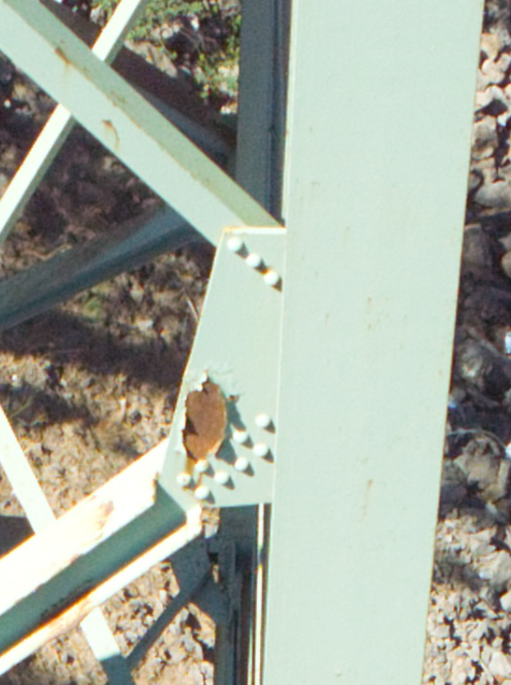
#> input picture py_scripts_docs/2.PNG, 511 x 685 px
$ python Hough_Transform.py
#> lines starting #> are read from the running program, lines starting #| are printed output that depends on the picture; after the words box and inside, x2 and y2 are one past the last pixel; in counts of white or black regions, pixels touching at a corner belong together
# -*- coding: utf-8 -*-
"""
Created on Thu Mar  2 15:23:08 2023

@author: kenneyke
"""

import numpy as np
import tkinter as tk
from tkinter import filedialog
import cv2

# Load the image
root = tk.Tk()
IMAGE = filedialog.askopenfilename(title="Select Data")
#> the answer given: 2.PNG
root.withdraw()

img = cv2.imread(IMAGE)
#> img is the input picture: shape (685, 511, 3); mean B, G, R 158.4, 171.1, 164.7

# Convert the image to grayscale
gray = cv2.cvtColor(img,cv2.COLOR_BGR2GRAY)

# Apply edge detection using Canny
edges = cv2.Canny(gray,50,150,apertureSize = 3)
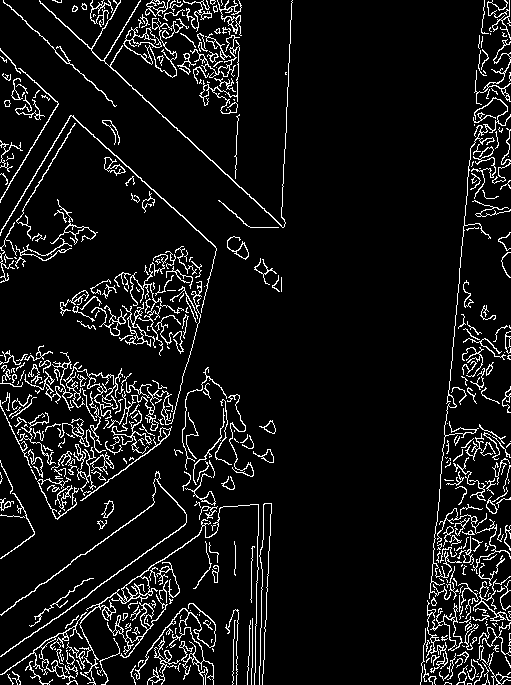
#> edges: shape (685, 511); 7.9% white in thin lines or dots

# Apply Hough Transform to detect lines in the image
lines = cv2.HoughLines(edges,1,np.pi/180,200)
#> lines = [[481, 0.0873], [-27, 2.32]]

# Iterate through the lines detected by Hough Transform
for line in lines:
    rho,theta = line[0]
    a = np.cos(theta)
    b = np.sin(theta)
    x0 = a*rho
    y0 = b*rho
    x1 = int(x0 + 1000*(-b))
    y1 = int(y0 + 1000*(a))
    x2 = int(x0 - 1000*(-b))
    y2 = int(y0 - 1000*(a))
    # Draw the line on the image
    cv2.line(img,(x1,y1),(x2,y2),(0,0,255),2)
#> this loop made 2 passes
#> (rho, theta, a, b, x0, y0, x1, y1) on passes 1 to 2: (481, 0.0873, 0.996, 0.0872, 479.2, 41.92, 392, 1038), (-27, 2.32, -0.682, 0.731, 18.41, -19.75, -712, -701)
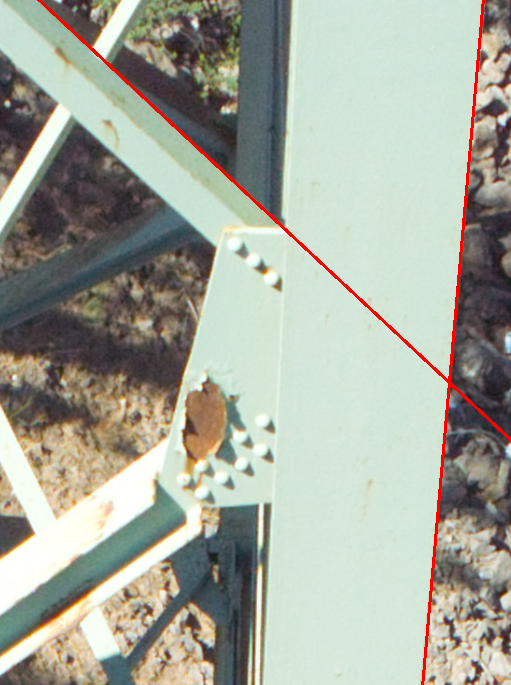
#> img: shape (685, 511, 3); 1.17% of pixels changed, all inside (x1, y1, x2, y2) = (37, 0, 511, 685)

# Display the image with detected lines
cv2.imshow('Image with detected lines', img)
cv2.waitKey(0)

# Apply probabilistic Hough Transform to detect lines in the image
lines_p = cv2.HoughLinesP(edges,1,np.pi/180,100,minLineLength=100,maxLineGap=10)
#> lines_p = 23 rows, first 6: [446, 420, 470, 148], [39, 1, 210, 160], [28, 637, 185, 523], [71, 115, 186, 219], [110, 66, 283, 227], [281, 217, 290, 34]

# Iterate through the lines detected by probabilistic Hough Transform
for line in lines_p:
    x1,y1,x2,y2 = line[0]
    # Draw the line on the image
    cv2.line(img,(x1,y1),(x2,y2),(0,255,0),2)
#> this loop made 23 passes
#> (x1, y1, x2, y2) on passes 1 to 12: (446, 420, 470, 148), (39, 1, 210, 160), (28, 637, 185, 523), (71, 115, 186, 219), (110, 66, 283, 227), (281, 217, 290, 34), (427, 630, 449, 381), (0, 233, 70, 116), (56, 518, 160, 443), (221, 112, 240, 3), (70, 115, 215, 246), (456, 562, 468, 429)
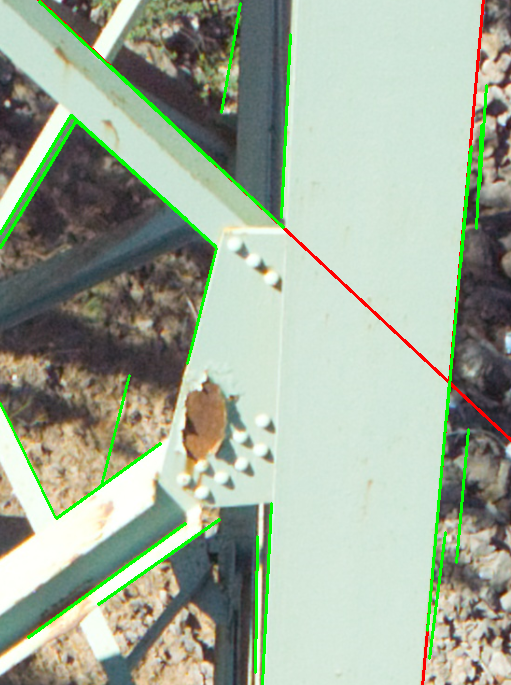
#> img: shape (685, 511, 3); 2.89% of pixels changed, all inside (x1, y1, x2, y2) = (0, 0, 488, 685)

# Display the image with detected lines
cv2.imshow('Image with detected lines', img)
cv2.waitKey(0)

# Convert the image back to grayscale
gray = cv2.cvtColor(img,cv2.COLOR_BGR2GRAY)
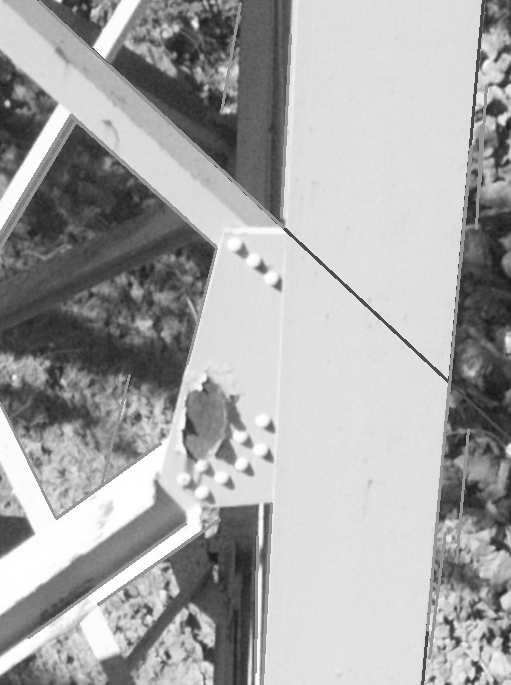
#> gray: shape (685, 511); min 24, max 255, mean 167

# Apply thresholding to segment the object from the background
_, thresh = cv2.threshold(gray,0,255,cv2.THRESH_BINARY+cv2.THRESH_OTSU)
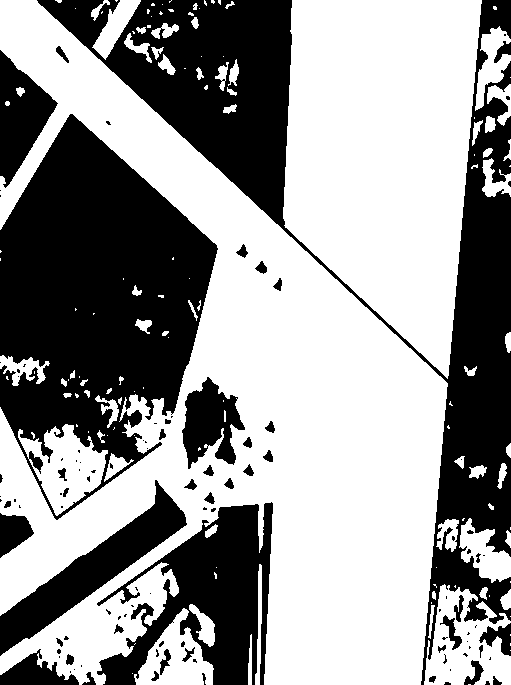
#> thresh: shape (685, 511); 59.3% white; 109 black regions (65 under 20 px)

# Find contours in the thresholded image
contours, hierarchy = cv2.findContours(thresh,cv2.RETR_TREE,cv2.CHAIN_APPROX_SIMPLE)
#> contours = 232 contours, 140 with area under 20; largest, box (x1, y1, x2, y2) and area: (0, 0, 448, 685) 130549, (283, 0, 482, 379) 54727, (424, 584, 511, 685) 5295, (18, 424, 108, 516) 4114, (181, 376, 246, 470) 3532

# Find the contour with the largest area, which is likely to be the object
cnt = max(contours, key = cv2.contourArea)
#> cnt = contour of 1585 points, box (x1, y1, x2, y2) (0, 0, 448, 685), area 130549

# Draw the contour on a black image
mask = np.zeros(gray.shape,np.uint8)
cv2.drawContours(mask,[cnt],0,255,-1)
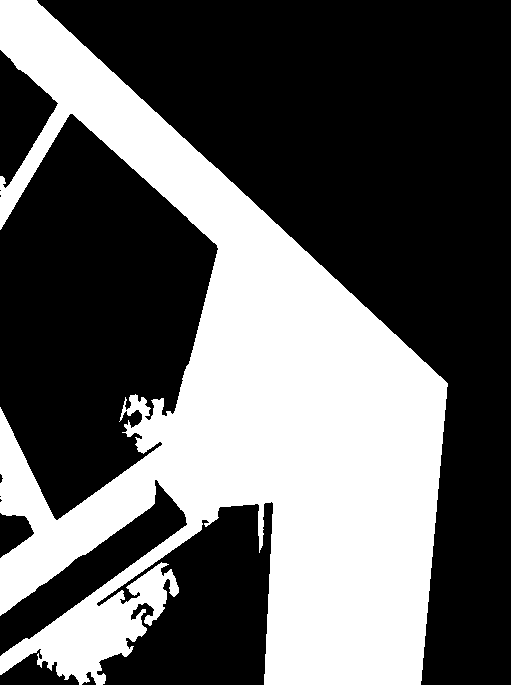
#> mask: shape (685, 511); 37.9% white; 1 white region, box (x1, y1, x2, y2) and area: (0, 0, 448, 685) 132525

# Extract the object from the original image using the mask
extracted_object = cv2.bitwise_and(img,img,mask=mask)
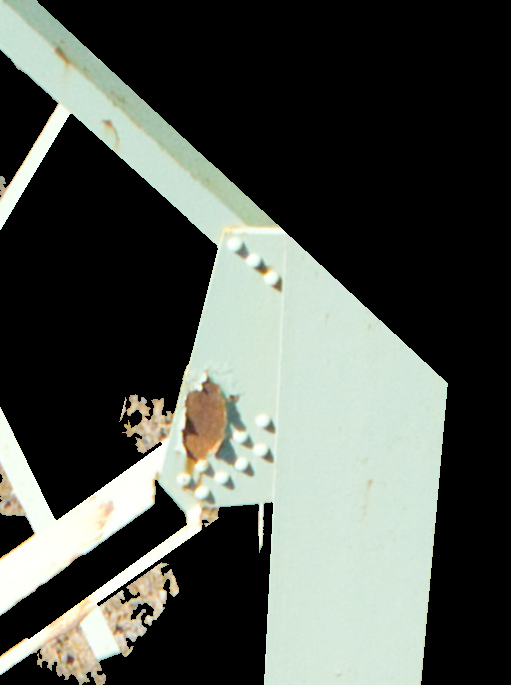
#> extracted_object: shape (685, 511, 3); mean B, G, R 78.5, 84.8, 79.9

# Display the extracted object
cv2.imshow('Extracted Object', extracted_object)
cv2.waitKey(0)
cv2.destroyAllWindows()
